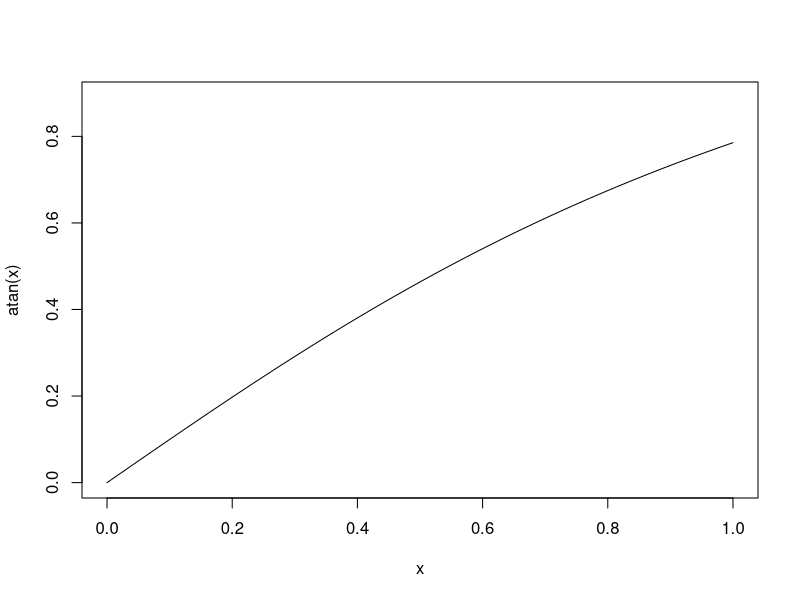

R code for this plot:
#     TALLER SEMANAL 3: ESTADÍSTICA COMPUTACIONAL
#                  FABIOLA AGUILAR
####################################################

# GRAFICA 

curve(atan(x), from = 0, to = 1, ylim = c(0,0.89))

# VALOR DE C

c <- 0.85

#CALCULO DE ACIERTOS

n_a <- c()
i <- 0
while(i < 10000){
  u1 <- runif(1)
  u2 <- runif(1,0,0.85)
  id <- u2 < sqrt(atan(u1))
  n_a <- c(n_a,id)
  i <- i+1 
  
}

  
p <- (sum(n_a)/10000)

#INTERVALO DE CONFIANZA

alpha <- 0.05
z <- qnorm(0.975,0,1)

a <- (c*p) - z*(c*sqrt(p*(1-p)))/sqrt(10000)
b <- (c*p) + z*(c*sqrt(p*(1-p)))/sqrt(10000)